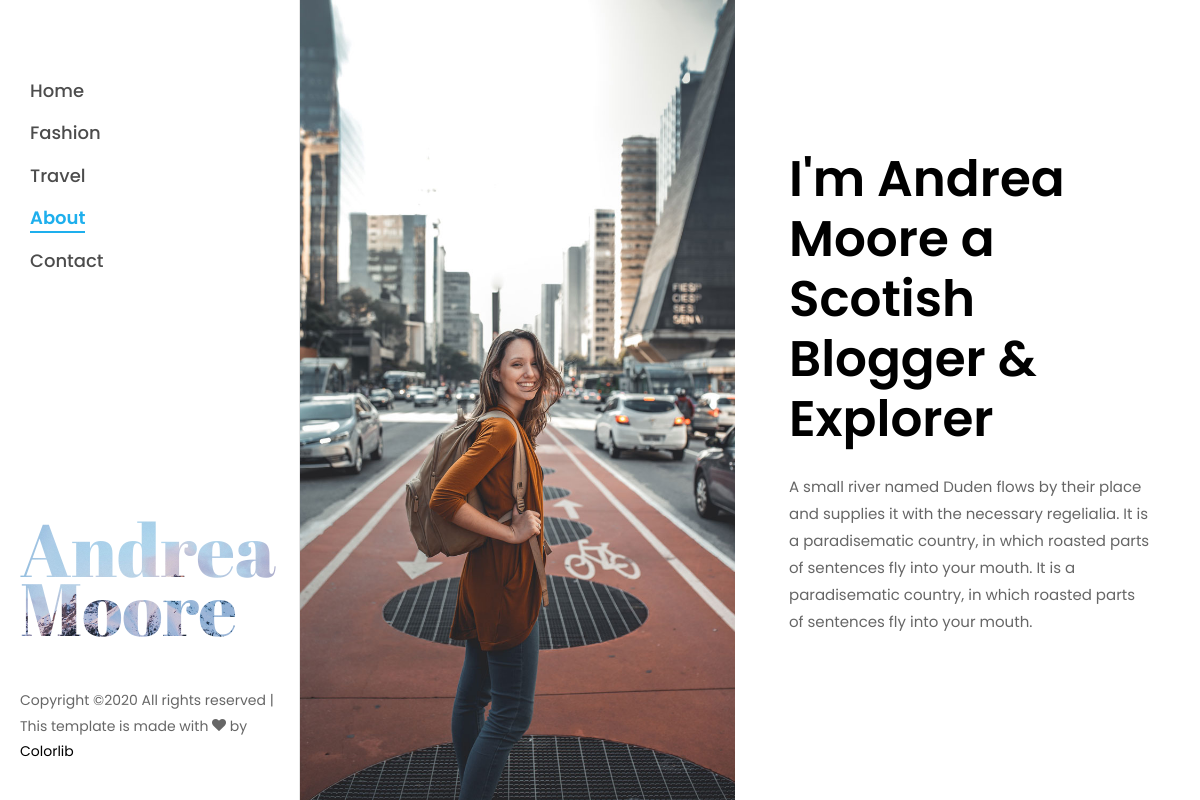
/about, run on the app's committed database.
### website/models.py (models this page shows, shortened)
class Presentation(models.Model):
    nom = models.CharField(max_length = 255)
    description = models.TextField()
    image = models.ImageField(upload_to='images/Produit')
    date_add = models.DateTimeField(auto_now_add=True)
    date_update = models.DateTimeField(auto_now = True)
    status = models.BooleanField(default = True)
    class Meta:
        verbose_name ="Presentation"
        verbose_name_plural = "Presentations"

### website/views.py (the view)
# urls.py: path('about', views.about, name='about'),
def about(request):
    presentations = Presentation.objects.filter(status=True)
    datas = {
        'presentations': presentations
    }
    return render(request, 'pages/about.html', datas)

### templates/pages/about.html (shortened to what this page needs)
{% extends 'bases/base.html' %}
{% load static %}
{% block content %}
		<div id="colorlib-main">
			<section class="ftco-about img ftco-section ftco-no-pt ftco-no-pb" id="about-section">
	    	<div class="container-fluid px-0">
          {% for presentation in presentations%}
	    		<div class="row d-flex">
	    			<div class="col-md-6 d-flex">
	    				<div class="img d-flex align-self-stretch align-items-center js-fullheight" style="background-image:url({{ presentation.image.url }});">
	    				</div>
	    			</div>
	    			<div class="col-md-6 d-flex align-items-center">
	    				<div class="text px-4 pt-5 pt-md-0 px-md-4 pr-md-5 ftco-animate">
		            <h2 class="mb-4">{{ presentation.nom }}</h2>
		            <p>{{ presentation.description }}</p>
	            </div>
		        </div>
          </div>
          {% endfor %}
	    	</div>
	    </section>
		</div>
	</div>
  {% endblock content %}

### templates/bases/base.html (shortened to what this page needs)
{% load static %}
<!DOCTYPE html>
<html lang="en">
  <head>
    <link rel="stylesheet" href="{% static 'css/open-iconic-bootstrap.min.css' %}">
    <link rel="stylesheet" href="{% static 'css/animate.css' %}">
    <link rel="stylesheet" href="{% static 'css/owl.carousel.min.css' %}">
    <link rel="stylesheet" href="{% static 'css/owl.theme.default.min.css' %}">
    <link rel="stylesheet" href="{% static 'css/magnific-popup.css' %}">
    <link rel="stylesheet" href="{% static 'css/aos.css' %}">
    <link rel="stylesheet" href="{% static 'css/ionicons.min.css' %}">
    <link rel="stylesheet" href="{% static 'css/bootstrap-datepicker.css' %}">
    <link rel="stylesheet" href="{% static 'css/jquery.timepicker.css' %}">
    <link rel="stylesheet" href="{% static 'css/flaticon.css' %}">
    <link rel="stylesheet" href="{% static 'css/icomoon.css' %}">
    <link rel="stylesheet" href="{% static 'css/style.css' %}">
  </head>
  <body>
	<div id="colorlib-page">
		<aside id="colorlib-aside" role="complementary" class="js-fullheight">
			<nav id="colorlib-main-menu" role="navigation">
				<ul>
					<li><a href="{% url 'index' %}">Home</a></li>
					<li><a href="{% url 'fashion' %}">Fashion</a></li>
					<li><a href="{% url 'travel' %}">Travel</a></li>
					<li class="colorlib-active"><a href="{% url 'about' %}">About</a></li>
					<li><a href="{% url 'contact' %}">Contact</a></li>
				</ul>
			</nav>
			<div class="colorlib-footer">
				<h1 id="colorlib-logo" class="mb-5"><a href="{% url 'index' %}" style="background-image: url(images/bg_1.jpg);">Andrea <span>Moore</span></a></h1>
				<p class="pfooter">
	  Copyright &copy;<script>document.write(new Date().getFullYear());</script> All rights reserved | This template is made with <i class="icon-heart" aria-hidden="true"></i> by <a href="https://colorlib.com" target="_blank">Colorlib</a>
	  </p>
			</div>
        </aside>
        {% block content %}
        {% endblock content %}
  </body>
</html>

### static/css/icomoon.css (style rules this page uses)
[class^="icon-"], [class*=" icon-"] { font-family: 'icomoon' !important; speak: none; font-style: normal; font-weight: normal; font-variant: normal; text-transform: none; line-height: 1; -webkit-font-smoothing: antialiased; -moz-osx-font-smoothing: grayscale; }
.icon-heart:before { content: "\f004"; }

### data on the page
Presentation: image (picture), nom "I'm Andrea Moore a Scotish Blogger & Explorer", description "A small river named Duden flows by their place and supplies it with the necessary regelialia. It is a paradisematic country, in which roasted parts of sentences fly into your mouth. It is a paradisematic country, in which roasted parts of sentences fly into your mouth."
